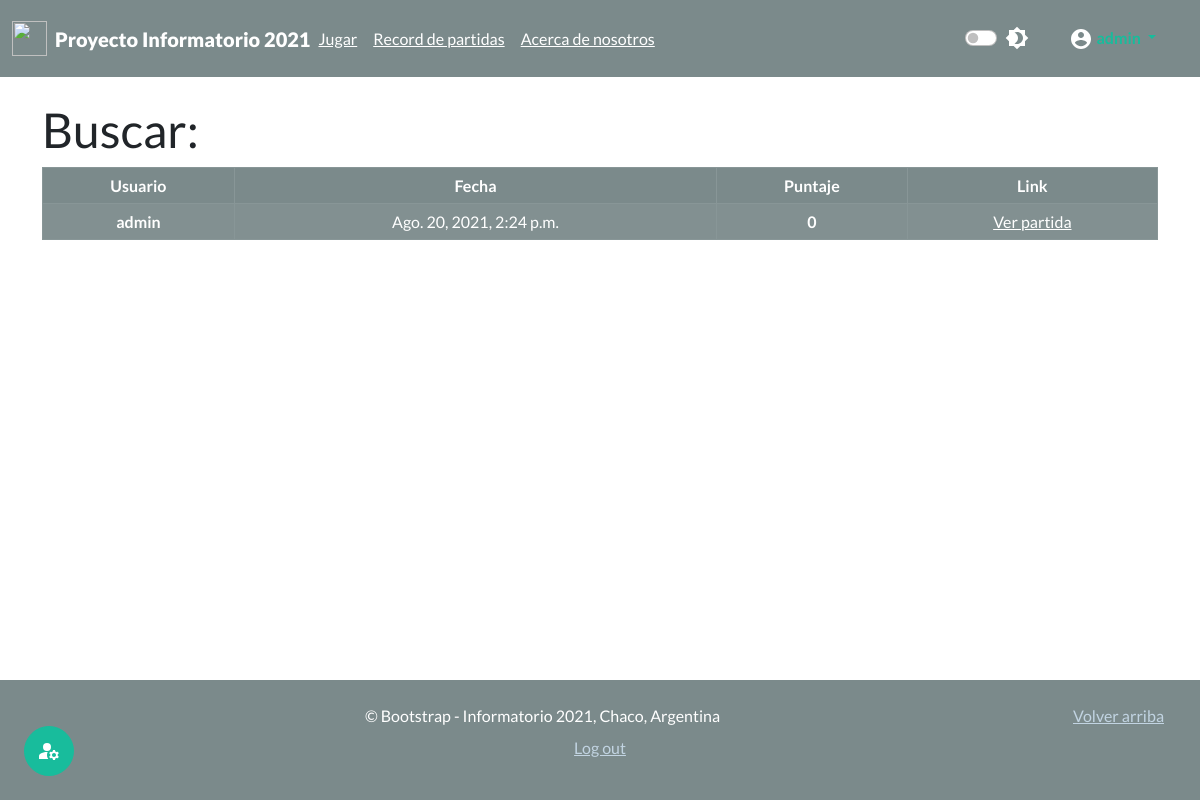
The page /partida/buscar/ (signed in) on the database as committed earlier.
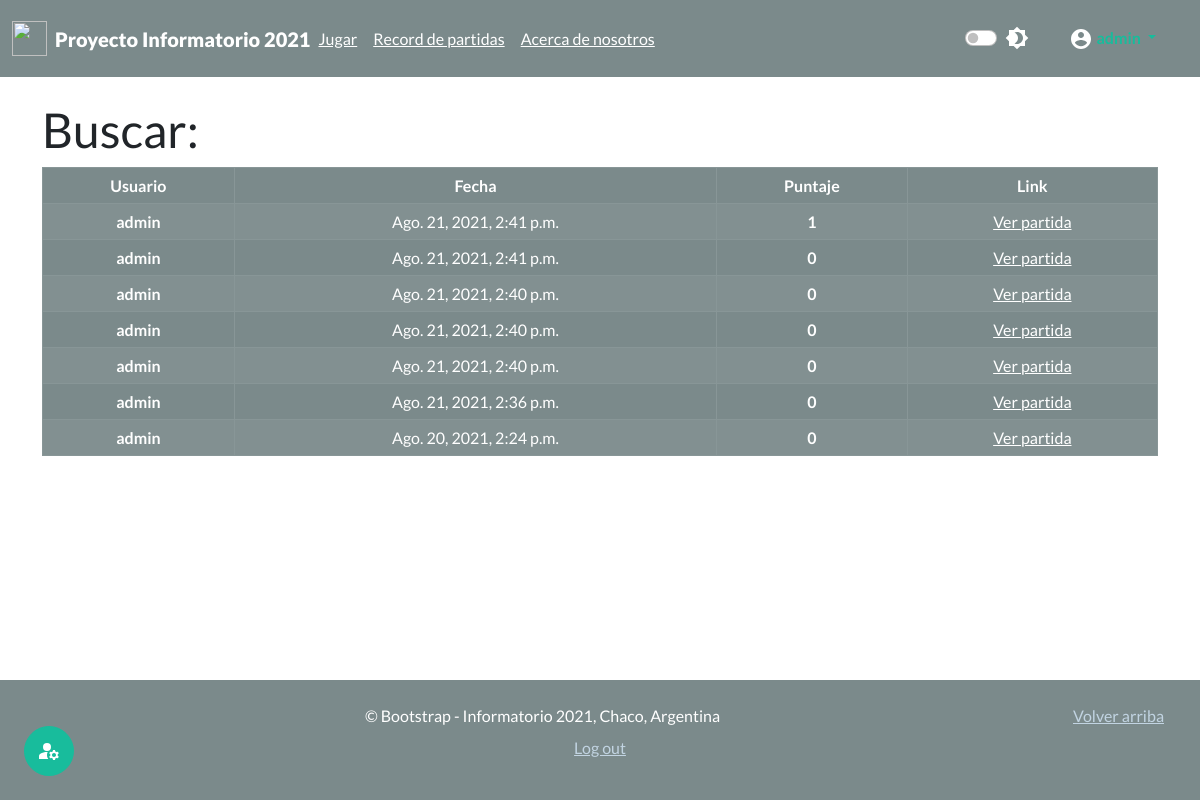
The same page on the database as committed later.
### juego_chaco/models.py (models this page shows)
class Partida(models.Model):
    id=models.UUIDField(primary_key=True, default=uuid.uuid4, editable=False)
    usuario=models.ForeignKey(User,on_delete=models.CASCADE)
    puntuacion=models.IntegerField()
    fecha = models.DateTimeField(auto_now_add=True, editable=False)

### juego_chaco/views.py (the view)
# urls.py: path('buscar/',views.buscador,name="buscar-partida"),
def buscador(request):
    page=request.GET.get('page', 1) #numero de la página de resultados
    buscar = request.GET.get('search', None)
    orden = request.GET.get('ord', 0) #por defecto busca descendente
    metodo = request.GET.get('met', "fecha") #por defecto busca por fecha
    cantidad = request.GET.get('num', 20) #Cantidad por página, 20 por defecto
    orden=["-",""][int(orden)]
    if buscar:#si se define palabras clave las filtra
        buscar=buscar.split("+¡")[0:-1]
        partidas=Partida.objects.filter(reduce(lambda x, y: x | y, [Q(usuario__contains=x) for x in buscar])).order_by(orden+metodo)
    else: #en caso contrario busca todas las partidas en la db
        partidas=Partida.objects.all().order_by(orden+metodo)
    print(orden+metodo)
    resultados_paginados=revisar_partida(partidas,int(page),int(cantidad))
    context={"partidas":resultados_paginados, "ranking":True}
    return render(request, 'juego/buscador_partidas.html',context)

### juego_chaco/views.py (called while the page is built)
def revisar_partida(partidas,page,cant):
    paginator=Paginator(partidas,cant)
    try:
        return paginator.page(page)
    except PageNotAnInteger:
        return paginator.page(1)
    except EmptyPage:
        return paginator.page(paginator.num_pages)

### templates/juego/buscador_partidas.html (shortened to what this page needs)
{% extends 'base.html' %}
{% block content %}
<div class="container">
    <div class="col g-3 py-4">
        <div class="row">
            <h1>Buscar:</h2>
        </div>
        <div class="row">
            <div>{% include 'partials/_tableresults.html' %}</div>
        </div>
    </div>
</div>
{% endblock %}

### templates/partials/_tableresults.html (shortened to what this page needs)
{% load static %}
<table class="table table-dark table-bordered table-striped table-hover">
    <thead class="thead-dark text-center">
        <tr>
            {% if ranking %}
            <th>Usuario</th>
            {% endif %}
            <th>Fecha</th>
            <th>Puntaje</th>
            <th>Link</th>
    </thead>
    <tbody>
        {% for partida in partidas %}
        <tr  class="text-center">
            {% if ranking %}
            <th>{{partida.usuario}}</th>
            {% endif %}
            <td>{{partida.fecha}}</td>
            <td><b>{{partida.puntuacion}}</b></td>
            <td><a href="{% url 'ver-partida' partida.id %}" style="color:#fff">Ver partida</a></td>
        </tr>
        {% endfor %}
    </tbody>
</table>

Rows that differ between the two databases and show on the page:
added Partida: usuario "admin", fecha "Ago. 21, 2021, 2:41 p.m.", puntuacion "1"
added Partida: usuario "admin", fecha "Ago. 21, 2021, 2:41 p.m.", puntuacion "0"
added Partida: usuario "admin", fecha "Ago. 21, 2021, 2:40 p.m.", puntuacion "0"
added Partida: usuario "admin", fecha "Ago. 21, 2021, 2:40 p.m.", puntuacion "0"
added Partida: usuario "admin", fecha "Ago. 21, 2021, 2:40 p.m.", puntuacion "0"
added Partida: usuario "admin", fecha "Ago. 21, 2021, 2:36 p.m.", puntuacion "0"
